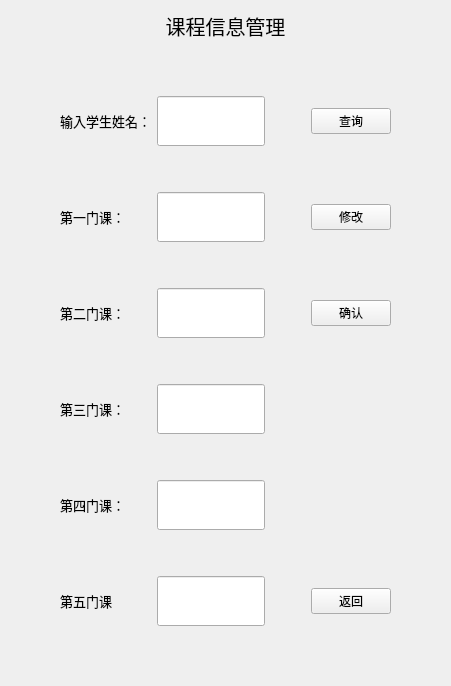
     <widget class="QWidget" name="manage_subject">
      <layout class="QVBoxLayout" name="verticalLayout_6">
       <item>
        <widget class="QLabel" name="label_12">
         <property name="maximumSize">
          <size>
           <width>16777215</width>
           <height>100</height>
          </size>
         </property>
         <property name="font">
          <font>
           <family>隶书</family>
           <pointsize>15</pointsize>
          </font>
         </property>
         <property name="text">
          <string>课程信息管理</string>
         </property>
         <property name="alignment">
          <set>Qt::AlignCenter</set>
         </property>
        </widget>
       </item>
       <item>
        <widget class="QWidget" name="widget_8" native="true">
         <layout class="QGridLayout" name="gridLayout_7">
          <item row="1" column="3">
           <widget class="QLineEdit" name="get_student_name_subject">
            <property name="minimumSize">
             <size>
              <width>0</width>
              <height>50</height>
             </size>
            </property>
           </widget>
          </item>
          <item row="1" column="1">
           <widget class="QLabel" name="label_13">
            <property name="minimumSize">
             <size>
              <width>0</width>
              <height>50</height>
             </size>
            </property>
            <property name="maximumSize">
             <size>
              <width>16777215</width>
              <height>50</height>
             </size>
            </property>
            <property name="font">
             <font>
              <pointsize>10</pointsize>
             </font>
            </property>
            <property name="text">
             <string>输入学生姓名：</string>
            </property>
           </widget>
          </item>
          <item row="10" column="1">
           <spacer name="verticalSpacer_50">
            <property name="orientation">
             <enum>Qt::Vertical</enum>
            </property>
            <property name="sizeHint" stdset="0">
             <size>
              <width>20</width>
              <height>40</height>
             </size>
            </property>
           </spacer>
          </item>
          <item row="7" column="3">
           <widget class="QLineEdit" name="third_subject">
            <property name="minimumSize">
             <size>
              <width>0</width>
              <height>50</height>
             </size>
            </property>
            <property name="maximumSize">
             <size>
              <width>16777215</width>
              <height>50</height>
             </size>
            </property>
           </widget>
          </item>
          <item row="5" column="1">
           <widget class="QLabel" name="label_15">
            <property name="font">
             <font>
              <pointsize>10</pointsize>
             </font>
            </property>
            <property name="text">
             <string>第二门课：</string>
            </property>
           </widget>
          </item>
          <item row="12" column="1">
           <spacer name="verticalSpacer_51">
            <property name="orientation">
             <enum>Qt::Vertical</enum>
            </property>
            <property name="sizeHint" stdset="0">
             <size>
              <width>20</width>
              <height>40</height>
             </size>
            </property>
           </spacer>
          </item>
          <item row="1" column="5">
           <widget class="QPushButton" name="manage_search_subject">
            <property name="text">
             <string>查询</string>
            </property>
           </widget>
          </item>
          <item row="1" column="4">
           <spacer name="horizontalSpacer_12">
            <property name="orientation">
             <enum>Qt::Horizontal</enum>
            </property>
            <property name="sizeHint" stdset="0">
             <size>
              <width>40</width>
              <height>20</height>
             </size>
            </property>
           </spacer>
          </item>
          <item row="4" column="1">
           <spacer name="verticalSpacer_47">
            <property name="orientation">
             <enum>Qt::Vertical</enum>
            </property>
            <property name="sizeHint" stdset="0">
             <size>
              <width>20</width>
              <height>40</height>
             </size>
            </property>
           </spacer>
          </item>
          <item row="8" column="1">
           <spacer name="verticalSpacer_49">
            <property name="orientation">
             <enum>Qt::Vertical</enum>
            </property>
            <property name="sizeHint" stdset="0">
             <size>
              <width>20</width>
              <height>40</height>
             </size>
            </property>
           </spacer>
          </item>
          <item row="11" column="1">
           <widget class="QLabel" name="label_18">
            <property name="minimumSize">
             <size>
              <width>0</width>
              <height>50</height>
             </size>
            </property>
            <property name="maximumSize">
             <size>
              <width>16777215</width>
              <height>50</height>
             </size>
            </property>
            <property name="font">
             <font>
              <pointsize>10</pointsize>
             </font>
            </property>
            <property name="text">
             <string>第五门课</string>
            </property>
           </widget>
          </item>
          <item row="11" column="3">
           <widget class="QLineEdit" name="fifth_subject">
            <property name="minimumSize">
             <size>
              <width>0</width>
              <height>50</height>
             </size>
            </property>
            <property name="maximumSize">
             <size>
              <width>16777215</width>
              <height>50</height>
             </size>
            </property>
           </widget>
          </item>
          <item row="9" column="1">
           <widget class="QLabel" name="label_17">
            <property name="font">
             <font>
              <pointsize>10</pointsize>
             </font>
            </property>
            <property name="text">
             <string>第四门课：</string>
            </property>
           </widget>
          </item>
          <item row="2" column="1">
           <spacer name="verticalSpacer_46">
            <property name="orientation">
             <enum>Qt::Vertical</enum>
            </property>
            <property name="sizeHint" stdset="0">
             <size>
              <width>20</width>
              <height>40</height>
             </size>
            </property>
           </spacer>
          </item>
          <item row="9" column="3">
           <widget class="QLineEdit" name="forth_subject">
            <property name="minimumSize">
             <size>
              <width>0</width>
              <height>50</height>
             </size>
            </property>
            <property name="maximumSize">
             <size>
              <width>16777215</width>
              <height>50</height>
             </size>
            </property>
           </widget>
          </item>
          <item row="3" column="5">
           <widget class="QPushButton" name="manage_alter_subject">
            <property name="text">
             <string>修改</string>
            </property>
           </widget>
          </item>
          <item row="1" column="0">
           <spacer name="horizontalSpacer_50">
            <property name="orientation">
             <enum>Qt::Horizontal</enum>
            </property>
            <property name="sizeHint" stdset="0">
             <size>
              <width>40</width>
              <height>20</height>
             </size>
            </property>
           </spacer>
          </item>
          <item row="7" column="1">
           <widget class="QLabel" name="label_16">
            <property name="font">
             <font>
              <pointsize>10</pointsize>
             </font>
            </property>
            <property name="text">
             <string>第三门课：</string>
            </property>
           </widget>
          </item>
          <item row="3" column="1">
           <widget class="QLabel" name="label_14">
            <property name="minimumSize">
             <size>
              <width>0</width>
              <height>50</height>
             </size>
            </property>
            <property name="maximumSize">
             <size>
              <width>16777215</width>
              <height>50</height>
             </size>
            </property>
            <property name="font">
             <font>
              <pointsize>10</pointsize>
             </font>
            </property>
            <property name="text">
             <string>第一门课：</string>
            </property>
           </widget>
          </item>
          <item row="11" column="5">
           <widget class="QPushButton" name="back_subject">
            <property name="text">
             <string>返回</string>
            </property>
           </widget>
          </item>
          <item row="5" column="3">
           <widget class="QLineEdit" name="second_subject">
            <property name="minimumSize">
             <size>
              <width>0</width>
              <height>50</height>
             </size>
            </property>
            <property name="maximumSize">
             <size>
              <width>16777215</width>
              <height>50</height>
             </size>
            </property>
           </widget>
          </item>
          <item row="1" column="6">
           <spacer name="horizontalSpacer_15">
            <property name="orientation">
             <enum>Qt::Horizontal</enum>
            </property>
            <property name="sizeType">
             <enum>QSizePolicy::Fixed</enum>
            </property>
            <property name="sizeHint" stdset="0">
             <size>
              <width>40</width>
              <height>20</height>
             </size>
            </property>
           </spacer>
          </item>
          <item row="3" column="3">
           <widget class="QLineEdit" name="first_subject">
            <property name="maximumSize">
             <size>
              <width>16777215</width>
              <height>50</height>
             </size>
            </property>
           </widget>
          </item>
          <item row="5" column="5">
           <widget class="QPushButton" name="manage_confirm_subject">
            <property name="text">
             <string>确认</string>
            </property>
           </widget>
          </item>
          <item row="6" column="1">
           <spacer name="verticalSpacer_48">
            <property name="orientation">
             <enum>Qt::Vertical</enum>
            </property>
            <property name="sizeHint" stdset="0">
             <size>
              <width>20</width>
              <height>40</height>
             </size>
            </property>
           </spacer>
          </item>
          <item row="0" column="1">
           <spacer name="verticalSpacer_52">
            <property name="orientation">
             <enum>Qt::Vertical</enum>
            </property>
            <property name="sizeHint" stdset="0">
             <size>
              <width>20</width>
              <height>40</height>
             </size>
            </property>
           </spacer>
          </item>
         </layout>
        </widget>
       </item>
      </layout>
     </widget>
